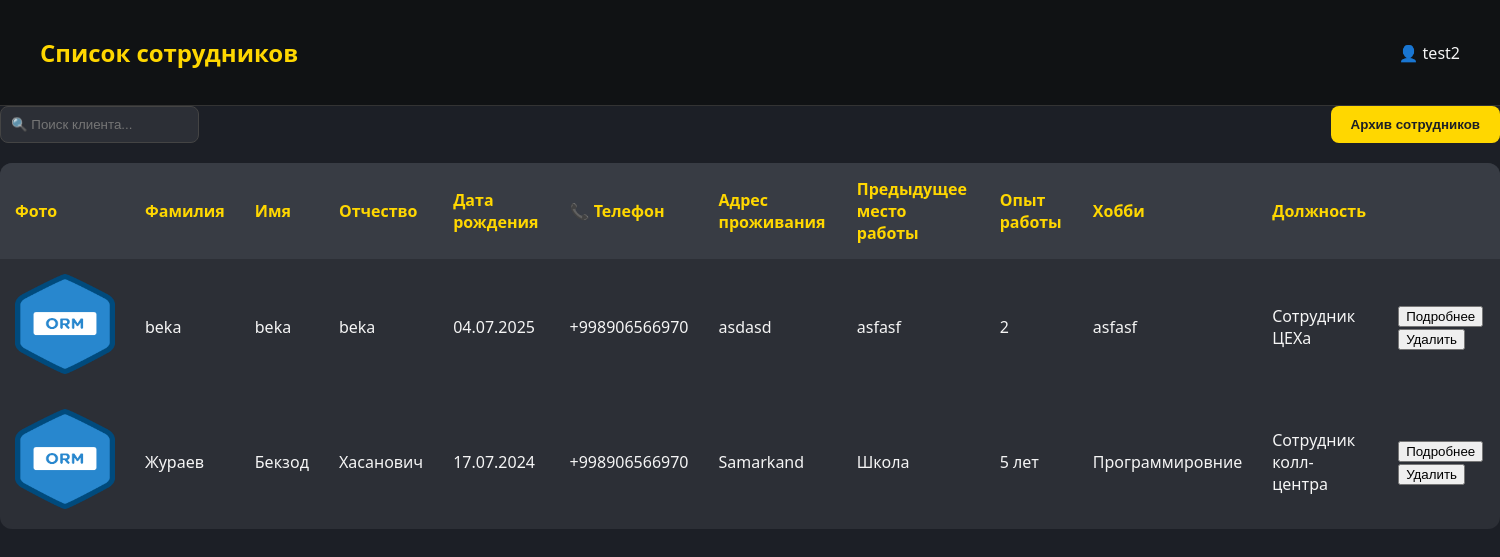
The page /staff/ (signed in) on the database as committed earlier.
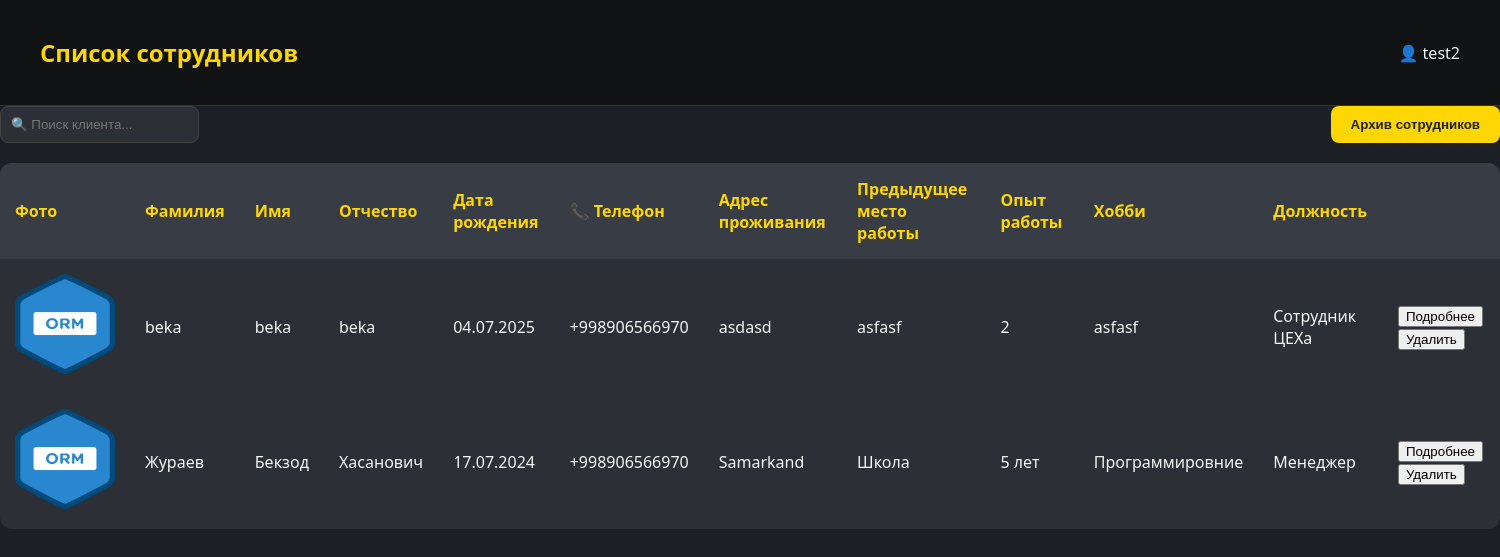
The same page on the database as committed later.
### backend/models.py (models this page shows)
class Profile(models.Model):
    POSITION_CHOICES = [
        ("manager", "Менеджер"),
        ("admin", "Администратор"),
        ("accountant", "Бухгалтер"),
        ("supplier", "Снабженец"),
        ("chief", "Главный ЦЕХа"),
        ("chief_staff", "Сотрудник ЦЕХа"),
        ("delivery_cheif", "Главный доставщик"),
        ("delivery", "Доставщик"),
        ("installer_cheif", "Главный установщик"),
        ("installer", "Установщик"),
        ("technologist_cheif", "Главный Технолог"),
        ("technologist", "Технолог"),
        ("designer_cheif", "Главный дизайнер"),
        ("designer", "Дизайнер"),
        ("qa_cheif", "Главный сотрудник контроля качества"),
        ("qa_staff", "Сотрудник контроля качества"),
        ("sales_marketing", "Соц. маркетолог"),
        ("sales_call", "Сотрудник колл-центра"),
    ]
    username = models.OneToOneField(User, on_delete=models.CASCADE, related_name='profile')
    name = models.CharField(max_length=200, null=True, blank=True, default=None)
    lastname = models.CharField(max_length=200, null=True, blank=True, default=None)
    middle_name = models.CharField(max_length=200, null=True, blank=True, default=None)
    date_birth = models.DateField(null=True, blank=True, default=None)
    phone = PhoneNumberField(blank=True)
    adress = models.CharField(max_length=200,blank=True)
    last_job=models.CharField(max_length=200,blank=True)
    work_exp=models.CharField(max_length=200,blank=True)
    position = models.CharField(max_length=20, choices=POSITION_CHOICES)
    hobby=models.CharField(max_length=60,blank=True)
    photo = models.ImageField(blank=True, upload_to='pictures/',null=True)
    approve=models.BooleanField(default=False)
    archive=models.BooleanField(default=True)
    balance = models.DecimalField(max_digits=10, decimal_places=2,default=0)
    salary_pure=models.DecimalField(max_digits=10, decimal_places=2,default=0)
    salary_black=models.DecimalField(max_digits=10, decimal_places=2,default=0)
    approve_accounting=models.BooleanField(default=False)

### backend/views.py (the view, shortened to what this page needs)
# urls.py: path('staff/',views.Staff.as_view(),name='staff'),
class Staff(LoginRequiredMixin,TemplateView):
   template_name = 'staff.html'
   login_url = reverse_lazy('login')
   def get_context_data(self, *, object_list=None, **kwargs):
      context = super().get_context_data(**kwargs)
      search=self.request.GET.get('search')
      if search:
         context['profile'] = Profile.objects.filter(
            approve=True,
            archive=True
         ).filter(
            Q(name__icontains=search) |
            Q(lastname__icontains=search) |
            Q(middle_name__icontains=search)  # Add more fields as necessary
         ).order_by('-id')
      else:
         context['profile'] = Profile.objects.filter(approve=True,archive=True).order_by('-id')
      return context

### backend/templates/staff.html (shortened to what this page needs)
{% if request.user.profile.approve %}
<!DOCTYPE html>
<html lang="ru">
<head>
</head>
<body>
  <header>
    <h1 onclick="window.location.href='{% url 'dashboard' %}'" style="cursor: pointer;">Список сотрудников</h1>
    <div>👤 {{request.user.profile.name}}</div>
  </header>
    <div class="top-bar">
     <form action="" method="GET">
      <input type="text" name="search"  id="clientSearchInput" placeholder="🔍 Поиск клиента...">
       </form>
        <button onclick="window.location.href='{% url 'staff_archive' %}'">Архив сотрудников</button>
    </div>
     <div id="individual-fields">
     <table id="clientTable">
      <thead>
        <tr>
          <th>Фото</th>
          <th>Фамилия</th>
          <th>Имя</th>
            <th>Отчество</th>
            <th>Дата рождения</th>
            <th>📞 Телефон</th>
            <th>Адрес проживания</th>
            <th>Предыдущее место работы</th>
            <th>Опыт работы</th>
            <th>Хобби</th>
          <th>Должность</th>
          <th></th>
        </tr>
      </thead>
      {% for item in profile %}
      <tbody>
        <tr>
            <td> <img src="{{item.photo.url}}" alt="Фото сотрудника" class="photo-placeholder" width="100px" height="100px"></td>
          <td>{{item.lastname}}</td>
          <td>{{item.name}}</td>
          <td>{{item.middle_name}}</td>
             <td>{{item.date_birth|date:"d.m.Y"}}</td>
             <td>{{item.phone}}</td>
             <td>{{item.adress}}</td>
             <td>{{item.last_job}}</td>
          <td>{{item.work_exp}}</td>
          <td>{{item.hobby}}</td>
          <td>{{item.get_position_display}}</td>
            <td><div>
                <button onclick="window.location.href='{% url 'staff_more' %}'">Подробнее</button>
                <button onclick="openPopup({{item.pk}})">Удалить</button>
            </div></td>
        </tr>
      </tbody>
      {% endfor %}
       </table>
      </div>
</body>
</html>
{% else %}
{% include 'waiting.html' %}
{% endif %}

### backend/templates/staff.html (style rules this page uses)
body { margin: 0; font-family: 'Segoe UI', Tahoma, Geneva, Verdana, sans-serif; background-color: #1c1f26; color: #f5f5f5; }
header { background: #101214; padding: 20px 40px; display: flex; justify-content: space-between; align-items: center; border-bottom: 1px solid #333; }
header h1 { color: #ffd700; font-weight: 600; font-size: 24px; }
.top-bar { display: flex; justify-content: space-between; margin-bottom: 20px; }
.top-bar input[type="text"] { flex: 1; padding: 10px; border-radius: 8px; border: 1px solid #444; background-color: #2c2f36; color: #f5f5f5; margin-right: 10px; }
.top-bar button { background-color: #ffd700; border: none; padding: 10px 20px; border-radius: 8px; color: #1c1f26; cursor: pointer; font-weight: 600; }
table { width: 100%; border-collapse: collapse; background-color: #2c2f36; border-radius: 12px; overflow: hidden; }
th, td { padding: 15px; text-align: left; }
th { background-color: #383c44; color: #ffd700; }

Rows that differ between the two databases and show on the page:
changed Profile "Жураев": position "Сотрудник колл-центра" → "Менеджер"
